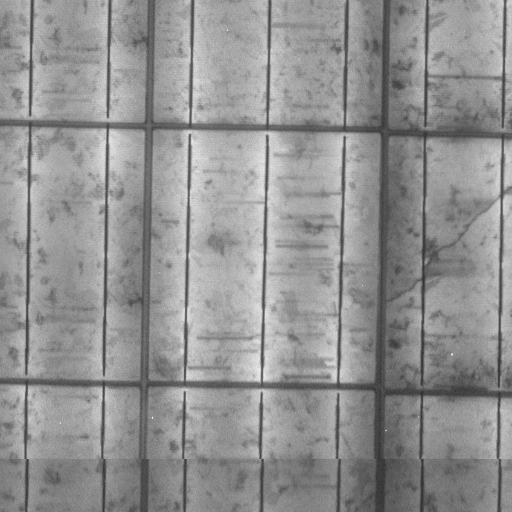
#> input picture Project/output/00_input.png, 512 x 512 px
$ python el_defect_pipeline.py --image output/00_input.png --outdir out
#> lines starting #> are read from the running program, lines starting #| are printed output that depends on the picture
#!/usr/bin/env python3
# -*- coding: utf-8 -*-
"""
Solar Panel Defect Detection — v5 (robust to texture + grid)

Pipeline
1) Load → optional resize
2) Background removal (rolling-ball; fallback: large Gaussian)
3) CLAHE + bilateral smoothing
4) Crack enhancement: Frangi (line filter) + black-hat + inverted image
5) Threshold: Sauvola + small Otsu union
6) Morphology cleanup
7) Grid suppression: Hough (0°/90°) → dilate → mask out from crack mask
8) Optional notch-filtered Canny for visualization
9) Region descriptors + skeleton length
10) Save intermediates and metrics.json / regions_metrics.csv
"""

import os, json, csv, argparse
import numpy as np
import cv2

from skimage import measure, exposure, morphology, filters, util
from skimage.morphology import remove_small_objects, remove_small_holes, disk, skeletonize
from skimage.color import label2rgb

# ---------------------------- utils ----------------------------

def ensure_dir(p): os.makedirs(p, exist_ok=True)

def imread_gray(path):
#> called with path = 'output/00_input.png'
    img = cv2.imread(path, cv2.IMREAD_UNCHANGED)
#> img is the input picture: shape (512, 512); min 49, max 244, mean 146.4
    if img is None: raise FileNotFoundError(path)
    if img.ndim == 3: img = cv2.cvtColor(img, cv2.COLOR_BGR2GRAY)
    img = img.astype(np.float32)
    if img.max() > 1: img /= 255.0
    return img

def to_u8(img):
    img = np.clip(img, 0, 1)
    return (img * 255.0 + 0.5).astype(np.uint8)

def save_gray(path, img):
    if img.dtype != np.uint8: img = to_u8(img)
    cv2.imwrite(path, img)

def save_bgr(path, img_bgr):
    cv2.imwrite(path, img_bgr)

# -------------------- background / enhancement -----------------

def rolling_ball_bg_sub(img, radius=80):
    """Remove slow illumination with rolling-ball; fallback to large Gaussian."""
#> called with radius = 80
    try:
        from skimage.restoration import rolling_ball
        bg = rolling_ball(img, radius=radius)
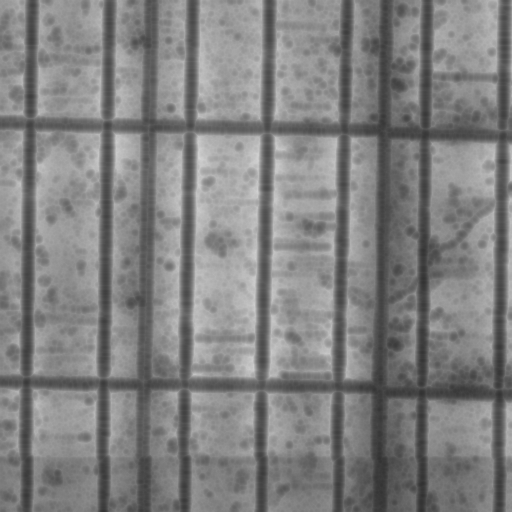
#> bg: shape (512, 512) float32; min 0.192, max 0.832, mean 0.507
        out = img - bg
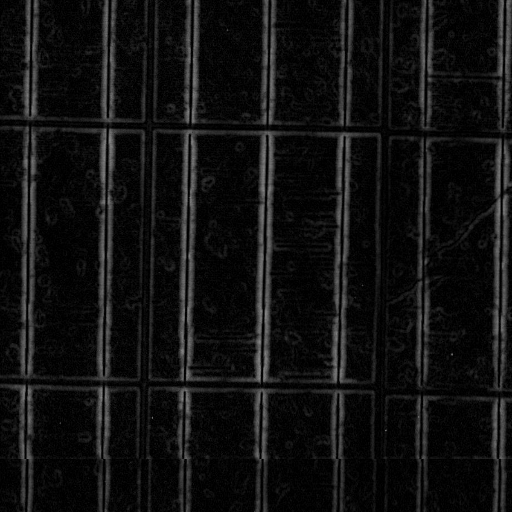
#> out: shape (512, 512) float32; min 0, max 0.528, mean 0.0673
    except Exception:
        k = int(max(3, radius//2)*2+1)
        out = img - cv2.GaussianBlur(img, (k, k), k*0.25)
    out -= out.min()
    out /= (out.max() + 1e-8)
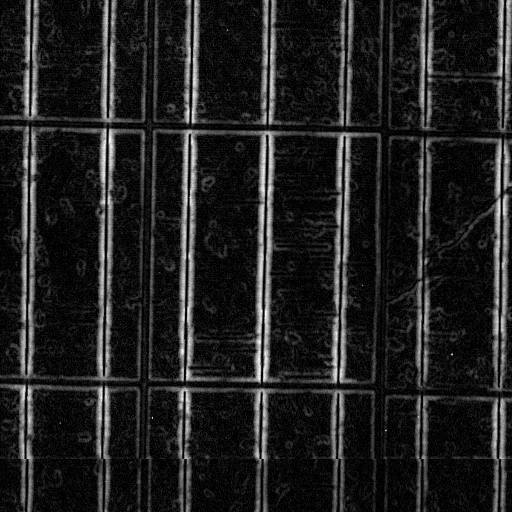
#> out: shape (512, 512) float32; min 0, max 1, mean 0.128
    return out

def clahe(img):
    u8 = to_u8(img)
    clahe = cv2.createCLAHE(clipLimit=2.0, tileGridSize=(8,8))
    out = clahe.apply(u8).astype(np.float32)/255.0
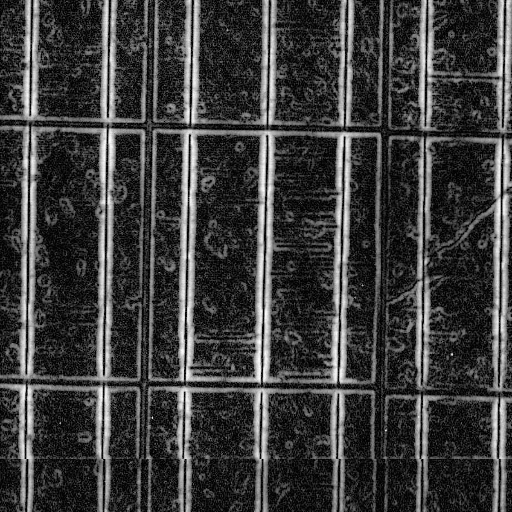
#> out: shape (512, 512) float32; min 0.00784, max 1, mean 0.235
    return out

def bilateral(img, d=7, sigmaC=25, sigmaS=7):
#> called with d = 7, sigmaC = 25, sigmaS = 7
    u8 = to_u8(img)
    out = cv2.bilateralFilter(u8, d, sigmaC, sigmaS).astype(np.float32)/255.0
    return out

def frangi_enhance(img, sig1=0.8, sig2=2.5, beta=0.5, gamma=15):
    """Enhance line-like (crack) structures."""
    # skimage.filters.frangi expects [0,1]
#> (the run stopped early here; a loop or call above may not have finished)

$ run again, with Project/output/02_gaussian.png copied over Project/output/00_input.png
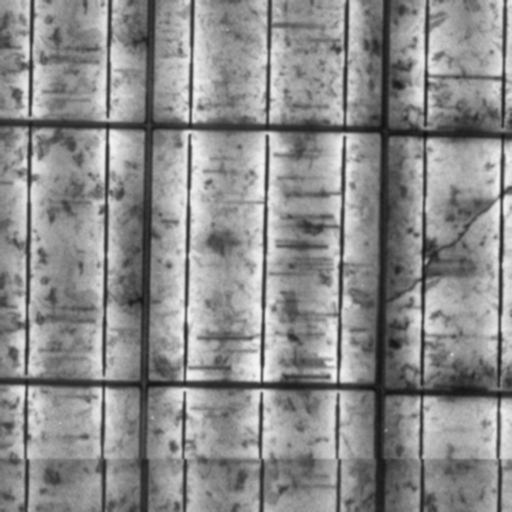
#> input picture Project/output/02_gaussian.png, 512 x 512 px
#> in imread_gray, img is the input picture: shape (512, 512); min 16, max 246, mean 139.4
#> in rolling_ball_bg_sub, `bg = rolling_ball(img, radius=radius)`:
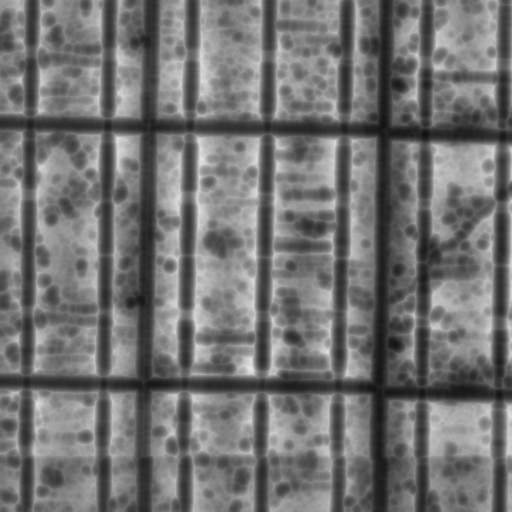
#> bg: shape (512, 512) float32; min 0.0627, max 0.914, mean 0.449
#> in clahe, `out = clahe.apply(u8).astype(np.float32)/255.0`:
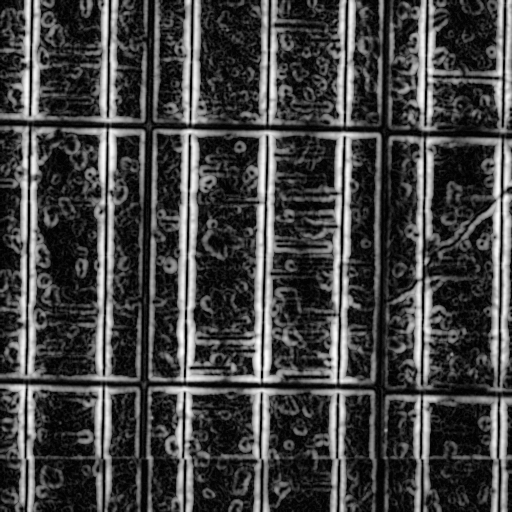
#> out: shape (512, 512) float32; min 0.00784, max 1, mean 0.263
